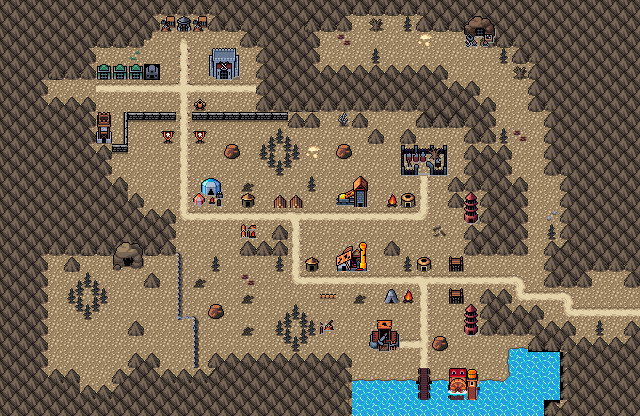

This game map was drawn from its Tiled (.tmx) file and the tilesets committed beside it. A one-line description and the trimmed map source follow:
An orthogonal 40x26 tile map with 16x16 px tiles, 4 tile layers (Background, Ground, Mountain Walls, Clutter), 2 tilesets and 30 objects.

<map version="1.10" tiledversion="1.10.1" orientation="orthogonal" renderorder="right-down" width="40" height="26" tilewidth="16" tileheight="16" infinite="0" nextlayerid="8" nextobjectid="107">
 <editorsettings>
  <export target="wastetown..tmx" format="tmx" />
 </editorsettings>
 <tileset firstgid="1" source="../../tileset/main.tsx" />
 <tileset firstgid="10113" source="../../tileset/buildings.tsx" />
 <layer id="1" name="Background" width="40" height="26">
  <data>[1040 cells, 0 non-empty, 0 distinct tile ids]</data>
 </layer>
 <layer id="2" name="Ground" width="40" height="26">
  <data>[1040 cells, 1020 non-empty, 18 distinct tile ids]</data>
 </layer>
 <layer id="7" name="Mountain Walls" width="40" height="26">
  <data>[1040 cells, 521 non-empty, 48 distinct tile ids]</data>
 </layer>
 <layer id="3" name="Clutter" width="40" height="26">
  <properties>
   <property name="spriteLayer" type="bool" value="true" />
  </properties>
  <data>[1040 cells, 670 non-empty, 104 distinct tile ids]</data>
 </layer>
 <objectgroup id="4" name="Objects">
  <object id="48" template="../../obj/treasure.tx" x="110.444" y="326.898" />
  <object id="51" template="../../obj/treasure.tx" x="176.166" y="54.6663" />
  <object id="57" template="../../obj/enemy.tx" x="453.5" y="65.0004">
   <properties>
    <property name="enemy" value="Bear" />
    <property name="threatRange" type="int" value="60" />
   </properties>
  </object>
  <object id="58" template="../../obj/enemy.tx" x="340.167" y="285.167">
   <properties>
    <property name="enemy" value="Kor Warrior" />
    <property name="threatRange" type="int" value="30" />
    <property name="waypoints" value="91,92" />
   </properties>
  </object>
  <object id="59" template="../../obj/enemy.tx" x="422.5" y="196.167">
   <properties>
    <property name="enemy" value="Dwarf" />
    <property name="threatRange" type="int" value="30" />
    <property name="waypoints" value="93,94" />
   </properties>
  </object>
  <object id="61" template="../../obj/entry_right.tx" x="623.5" y="320" width="16" height="32">
   <properties>
    <property name="direction" value="right" />
   </properties>
  </object>
  <object id="67" template="../../obj/gold.tx" x="416.978" y="181.522" />
  <object id="68" template="../../obj/enemy.tx" x="471" y="285">
   <properties>
    <property name="enemy" value="Kor Warrior" />
    <property name="threatRange" type="int" value="30" />
   </properties>
  </object>
  <object id="69" template="../../obj/enemy.tx" x="288" y="224">
   <properties>
    <property name="enemy" value="Kor Warrior" />
    <property name="threatRange" type="int" value="30" />
    <property name="waypoints" value="94,95" />
   </properties>
  </object>
  <object id="70" template="../../obj/enemy.tx" x="177" y="171">
   <properties>
    <property name="enemy" value="Armored Knight " />
    <property name="threatRange" type="int" value="30" />
    <property name="waypoints" value="96,95" />
   </properties>
  </object>
  <object id="71" template="../../obj/enemy.tx" x="176" y="107.5">
   <properties>
    <property name="effect">{ "startBattleWithCardInCommandZone": [ "Nahiri Boss Effect"]
}</property>
    <property name="enemy" value="Nahiri" />
   </properties>
  </object>
  <object id="72" template="../../obj/treasure.tx" x="87.024" y="381.417" />
  <object id="73" template="../../obj/enemy.tx" x="413.724" y="311.841">
   <properties>
    <property name="enemy" value="Armored Knight " />
    <property name="threatRange" type="int" value="30" />
    <property name="waypoints" value="97,103" />
   </properties>
  </object>
  <object id="79" template="../../obj/door_down.tx" x="472.75" y="64.6667">
   <properties>
    <property name="teleport" value="../common/maps/map/nahiri/nahiricave.tmx" />
    <property name="teleportObjectId" value="71" />
   </properties>
  </object>
  <object id="85" template="../../obj/waypoint.tx" x="391.5" y="57" />
  <object id="91" template="../../obj/waypoint.tx" x="385.5" y="282.667" />
  <object id="92" template="../../obj/waypoint.tx" x="320.667" y="282" />
  <object id="93" template="../../obj/waypoint.tx" x="423.5" y="223.917" />
  <object id="94" template="../../obj/waypoint.tx" x="309.833" y="223" />
  <object id="95" template="../../obj/waypoint.tx" x="177.25" y="224" />
  <object id="96" template="../../obj/waypoint.tx" x="178" y="144.5" />
  <object id="97" template="../../obj/waypoint.tx" x="418.5" y="291.333" />
  <object id="98" template="../../obj/manashards.tx" x="233" y="107.5" />
  <object id="99" template="../../obj/manashards.tx" x="326.75" y="55.75" />
  <object id="100" template="../../obj/manashards.tx" x="49.25" y="326" />
  <object id="101" template="../../obj/manashards.tx" x="59.5" y="366.75" />
  <object id="102" template="../../obj/manashards.tx" x="486" y="375" />
  <object id="103" template="../../obj/waypoint.tx" x="413.667" y="361.667" />
  <object id="104" template="../../obj/enemy.tx" x="81.5489" y="352.323">
   <properties>
    <property name="enemy" value="Yeti" />
    <property name="threatRange" type="int" value="30" />
   </properties>
  </object>
  <object id="106" template="../../obj/door_down.tx" x="117" y="287">
   <properties>
    <property name="teleport" value="../common/maps/map/nahiri/nahiricave.tmx" />
    <property name="teleportObjectId" value="96" />
   </properties>
  </object>
 </objectgroup>
</map>
